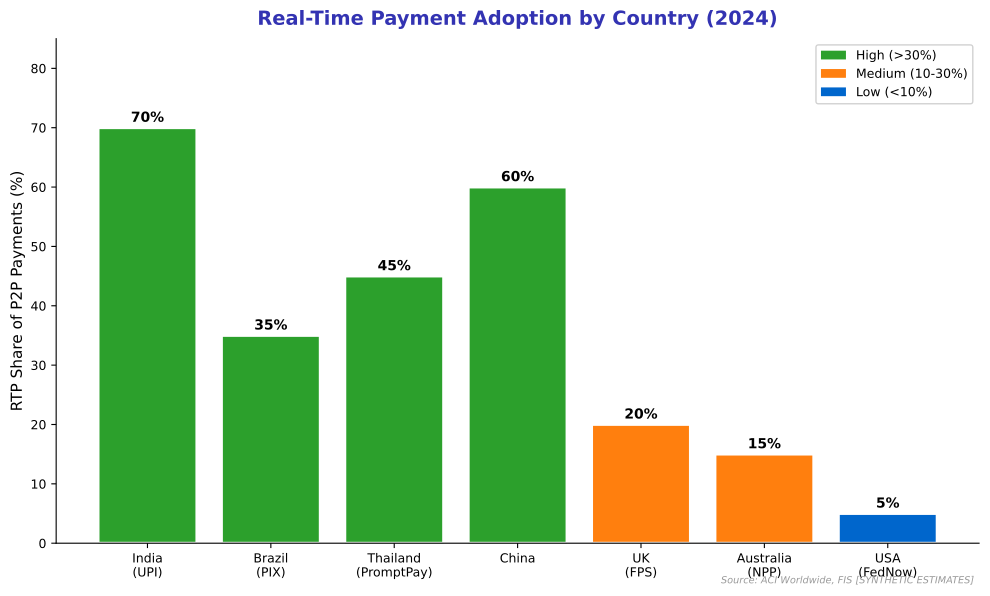

This figure's Python source:
"""
Real-Time Payment Systems Adoption
Shows RTP adoption by country

Output: real_time_payments.pdf
Module: module_04_traditional
Lesson: 39 - Payment Rails
"""

from pathlib import Path
import matplotlib.pyplot as plt
import numpy as np

plt.rcParams.update({
    'font.size': 10,
    'axes.labelsize': 10,
    'axes.titlesize': 11,
    'xtick.labelsize': 9,
    'ytick.labelsize': 9,
    'legend.fontsize': 9,
    'figure.figsize': (10, 6),
    'figure.dpi': 150
})

MLPURPLE = '#3333B2'
MLBLUE = '#0066CC'
MLORANGE = '#FF7F0E'
MLGREEN = '#2CA02C'

def create_chart():
    fig, ax = plt.subplots(figsize=(10, 6))

    countries = ['India\n(UPI)', 'Brazil\n(PIX)', 'Thailand\n(PromptPay)', 'China', 'UK\n(FPS)', 'Australia\n(NPP)', 'USA\n(FedNow)']
    rtp_share = [70, 35, 45, 60, 20, 15, 5]  # % of person-to-person payments

    colors = [MLGREEN if x > 30 else MLORANGE if x > 10 else MLBLUE for x in rtp_share]

    bars = ax.bar(countries, rtp_share, color=colors, edgecolor='white', linewidth=2)

    for bar, val in zip(bars, rtp_share):
        ax.text(bar.get_x() + bar.get_width()/2, bar.get_height() + 1,
                f'{val}%', ha='center', fontsize=10, fontweight='bold')

    ax.set_ylabel('RTP Share of P2P Payments (%)', fontsize=11)
    ax.set_title('Real-Time Payment Adoption by Country (2024)', fontsize=14,
                 fontweight='bold', color=MLPURPLE, pad=10)

    ax.set_ylim(0, 85)

    # Add legend for colors
    from matplotlib.patches import Patch
    legend_elements = [Patch(facecolor=MLGREEN, label='High (>30%)'),
                       Patch(facecolor=MLORANGE, label='Medium (10-30%)'),
                       Patch(facecolor=MLBLUE, label='Low (<10%)')]
    ax.legend(handles=legend_elements, loc='upper right', framealpha=0.9)

    ax.spines['top'].set_visible(False)
    ax.spines['right'].set_visible(False)

    fig.text(0.98, 0.02, 'Source: ACI Worldwide, FIS [SYNTHETIC ESTIMATES]',
             fontsize=7, color='#999999', ha='right', style='italic')

    plt.tight_layout()

    output_path = Path(__file__).parent / 'real_time_payments.pdf'
    plt.savefig(output_path, format='pdf', dpi=300, bbox_inches='tight')
    plt.close()
    print(f"Chart saved to: {output_path}")
    return output_path

if __name__ == '__main__':
    create_chart()
